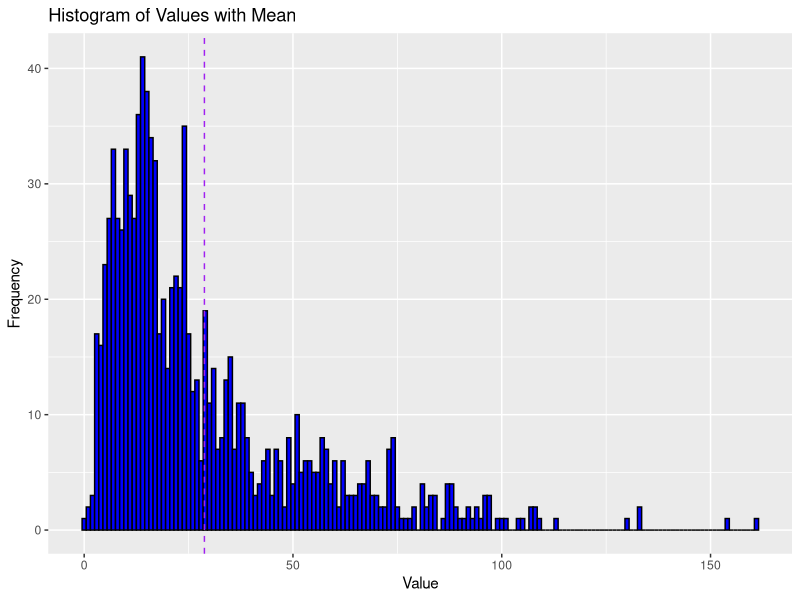

Here is the R script that generated this plot:
rm(list = ls())
library(conflicted)
library(tidyverse)
library(psych)
conflicts_prefer(dplyr::filter)

popular_rate <- 3
unpopular_rate <- -3

df <- read_csv("nichiten_loto_2025.csv")
head(arrange(.data = df, value), n = 10)
head(arrange(.data = df, desc(value)), n = 10)
df_describe <- describe(df$value)
df_describe

n <- df_describe$n 
n_expected <- df_describe$mean

g <- ggplot(df, aes(x = value))
# g <- g + geom_rect(xmin = ceiling(unpopular_boundary), xmax = floor(popular_boundary),
#             ymin = -Inf, ymax = Inf, fill = "pink", alpha = 0.5)
g <- g + geom_histogram(binwidth = 1, fill = "blue", color = "black")
g <- g + geom_vline(xintercept = n_expected, color = "purple", linetype = "dashed")
g <- g + labs(title = "Histogram of Values with Mean", x = "Value", y = "Frequency")
plot(g)
ggsave("histgram.png", plot = g,
       width = 2039,
       height = 1447,
       units = c("px"))

unpopular_boundary <- unpopular_rate * sqrt(n_expected) + n_expected
popular_boundary <- popular_rate * sqrt(n_expected) + n_expected

df_long <- df |> 
  mutate(num_pad = str_pad(num, width = 3, side = c("left"), pad = "0")) |> 
  mutate(range1 = str_sub(num_pad, 1, 1),
         range2 = str_sub(num_pad, 2, 2),
         range3 = str_sub(num_pad, 3, 3),
         last_2digits = str_sub(num_pad, 2, 3)) |> 
  mutate(across(c(range1, range2, range3, last_2digits), as.numeric)) |> 
  mutate(same_100_10_1 = if_else(range1 == range2 & range2 == range3, 1, 0),
         same_100_10 = if_else(range1 == range2, 1, 0),
         same_10_1 = if_else(range2 == range3, 1, 0),
         same_100_1 = if_else(range1 == range3, 1, 0),
         same_2 = if_else(range1 != range2 & range2 != range3 & range1 != range3, 0, 1)) |> 
  mutate(residuals = (value - n_expected) / sqrt(n_expected)) |> 
  mutate(rates = case_when(
    residuals > popular_rate ~ "popular",
    residuals < unpopular_rate ~ "unpopular",
    .default = "standard"
  ))

piv_popular <- df_long |> 
  summarise(value = n(), .by = "rates")

n_unpopular <- piv_popular |> filter(rates == "unpopular") |> pull(value)
n_standard <- piv_popular |> filter(rates == "standard") |> pull(value)
n_popular <- piv_popular |> filter(rates == "popular") |> pull(value)
rate_unpopular <- n_unpopular / n
rate_standard <- n_standard / n
rate_popular <- n_popular / n

mat_popular <- piv_popular |> 
  mutate(range = "all")

df_select <- df_long |> 
  select(-num, -value, -num_pad, -residuals) |> 
  pivot_longer(cols = -rates, values_to = "item")

vec_range <- df_select |> 
  distinct(name) |> 
  pull()

piv_range <- map(vec_range, ~{
  df_select |> 
  filter(name == .x) |> 
  summarise(value = n(), .by = c("rates", "item")) |> 
  mutate(range = .x)
}) |> list_rbind()

df_p_value <- map(vec_range, function(fn_range){
  df_work_range <- piv_range |> 
    filter(range == fn_range)
  vec_item <- df_work_range |> 
    distinct(item) |> 
    pull()
  map(vec_item, function(fn_item){
    mat_range <- df_work_range |> 
      filter(item == fn_item) |> 
    select(-item) |> 
    bind_rows(mat_popular) |> 
    pivot_wider(names_from = range) |> 
    mutate(across(everything(), ~ replace_na(.x, 0))) |> 
    mutate(biased = all - !!sym(fn_range)) |> 
    select(!!sym(fn_range), biased) |> 
    as.matrix()
  fisher_p_value <- fisher.test(mat_range)$p.value
  dplyr::tibble(range = fn_range, item = fn_item, p_value = fisher_p_value)
  }) |> list_rbind()
}) |> list_rbind() |> 
  mutate(sig_dif = if_else(p_value < 0.05, 1, 0))
# write_csv(df_p_value, "df_p_value.csv")

df_wide <- map(vec_range, ~{
    piv_wide <- piv_range |> 
    filter(range == .x) |> 
    select(-range) |> 
    pivot_wider(names_from = rates) |> 
    mutate(across(everything(), ~ replace_na(.x, 0))) |> 
    mutate(range = .x)
}) |> list_rbind() |> 
  select(range, item, unpopular, standard, popular) |> 
  left_join(df_p_value, by = c("range", "item")) |> 
  mutate(rates = if_else(unpopular / (unpopular + standard + popular) > rate_unpopular,
                         "unpopular", "not_unpopular"))
# write_csv(df_wide, "wide_p_value.csv")
df_unpopular <- df_wide |> 
  filter(sig_dif == 1, rates == "unpopular")
